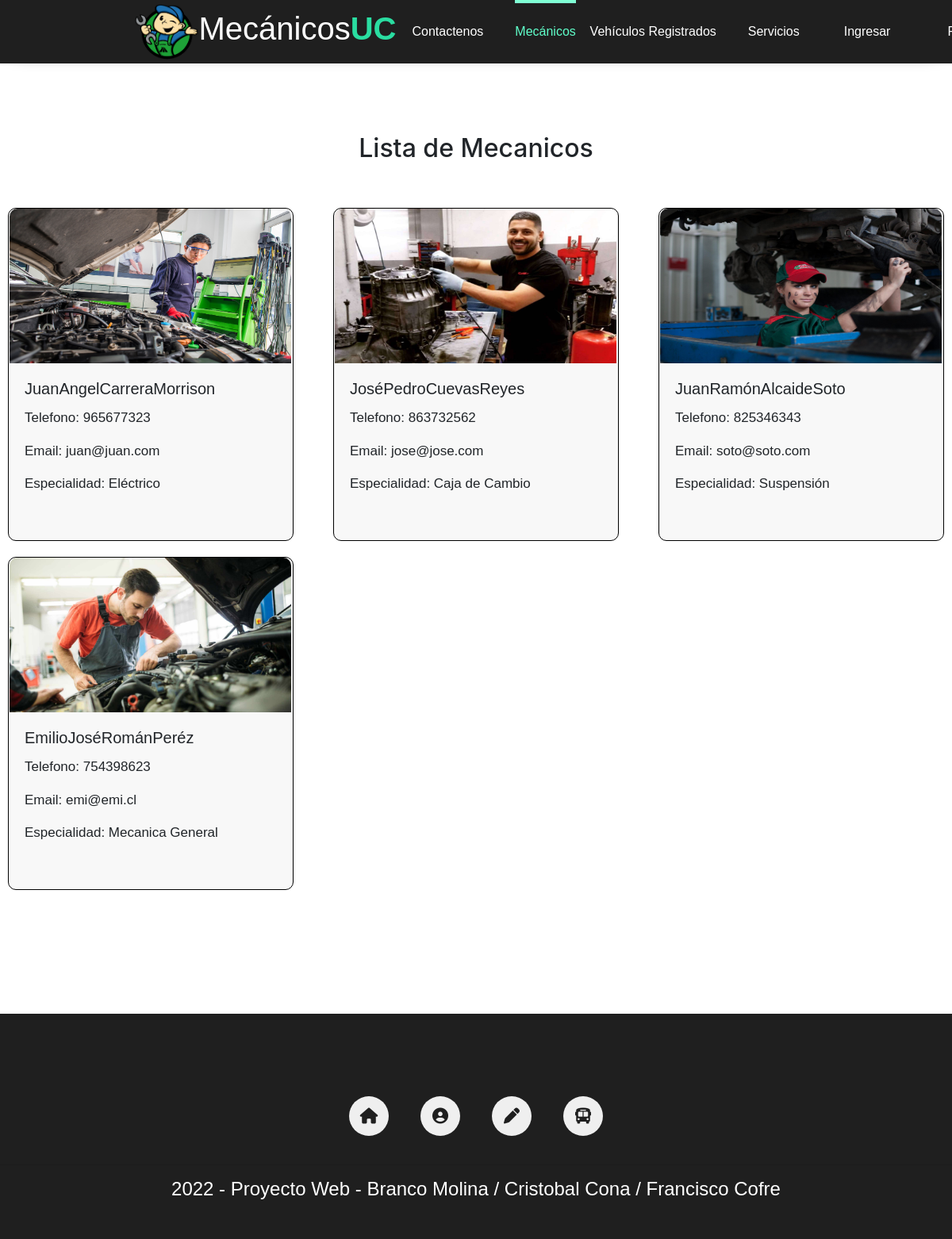
The app's page /Mecanicos.html with its own data.
### core/models.py (models this page shows, shortened)
class Mecanico(models.Model):
    nombre = models.CharField(max_length=30)
    snombre = models.CharField(max_length=30)
    apellidop = models.CharField(max_length=30)
    apellidom = models.CharField(max_length=30)
    telefono = models.CharField(max_length=9)
    email = models.EmailField()
    especialidad = models.ForeignKey(Especialidad, on_delete=models.CASCADE)
    imagen = models.ImageField(upload_to='mecanicos/', null=True, blank=True)

class Especialidad(models.Model):
    nombre = models.CharField(max_length=30)
    descripcion = models.TextField()
    def __str__(self):
        return self.nombre

### core/views.py (the view)
# urls.py: path('Mecanicos.html', Mecanicos, name='Mecanicos'),
def Mecanicos(request):
    mecanicos = Mecanico.objects.all()
    contexto = {'mecanicos': mecanicos}
    return render(request, 'core/Mecanicos.html', contexto)

### core/templates/core/Mecanicos.html (shortened to what this page needs)
{% load static %}
<!DOCTYPE html>
<html lang="en">
<head>
    <link rel="stylesheet" href="{% static '/core/css/main.css' %}">
    <link rel="stylesheet" href="{% static '/core/css/dropdown2.css' %}">
    <link rel="stylesheet" href="https://cdn.jsdelivr.net/npm/bootstrap@4.0.0/dist/css/bootstrap.min.css">
</head>
<body>
  <header>
    <div class="header-content">
        <div class="logo">
          <a href="/PaginaPrincipal.html"> <img src="{% static '\core\img\Logo.png' %}" alt="logo de la marca">
        </div>
        <div class="logo" id="logoMec">
            <h1>Mecánicos<b>UC </b> </h1>
        </div>
        <div class="menu" id="show-menu">
            <nav>
                <ul>
                    <li><a href="/Contacto.html" id="ContactoDisplay">Contactenos</a></li>
                    <li class="menu-selected"><a href="Mecanicos.html" class="text-menu-selected">Mecánicos</a></li>
                    <li class="dropdown" id="dropdownDisplay">
                      <a href="#">Vehículos Registrados</a>
                    </li>
                    <li><a href="/Servicios.html" id="ServicioDisplay">Servicios</a></li>
                    {% if request.user.is_authenticated %}
                        <li class="nav-item">
                            <a class="nav-link" href={% url 'logout' %}>Cerrar Sesión</a>
                        </li>
                        {% else %}
                        <li class="nav-item">
                            <a class="nav-link" href={% url 'login' %}>Ingresar</a>
                        </li>
                        <li class="nav-item">
                            <a class="nav-link" href={% url 'register' %}>Registrarse</a>
                        </li>
                    {% endif %}
                </ul>
            </nav>
        </div>
    </div>
</header>
<br><br><br><br><br><br><br>
<h2 class="text-center"> Lista de Mecanicos</h2>
<br><br>
<div class="row">
    {% for mecanico in mecanicos %}
      <div class="col-md-4">
        <div class="cardd">
            <img src="{{ mecanico.imagen.url }}" alt="Imagen del servicio">
          <div class="card-body">
            <h5 class="card-title">{{ mecanico.nombre }}{{ mecanico.snombre }}{{ mecanico.apellidop }}{{ mecanico.apellidom }}</h5>
            <p class="card-text">Telefono: {{ mecanico.telefono }}</p>
            <p class="card-text">Email: {{ mecanico.email }}</p>
            <p class="card-text">Especialidad: {{ mecanico.especialidad }}</p>
          </div>
        </div>
      </div>
    {% endfor %}
  </div>
<br><br><br><br>
      <div class="container-footer">
        <footer>
            <div class="logo-footer">
            </div>
            <div class="info-footer">
                <a href="PaginaPrincipal.html"> <i class="fa-solid fa-house icon-info-footer"> </i></a>
                <a href="Mecanicos.html"> <i class="fa-solid fa-circle-user icon-info-footer"> </i></a>
                <a href="#" id="pop-up-trigger" onclick="mostrarPopUpForm()"> <i class="fa-solid fa-pen icon-info-footer"> </i></a>
                <a href="#" id="pop-up-trigger" onclick="mostrarPopUpBus()"> <i class="fa-solid fa-bus icon-info-footer"> </i></a>
            </div>
            <hr>
            <h4>
                2022 - Proyecto Web - Branco Molina / Cristobal Cona / Francisco Cofre
            </h4>
        </footer>
    </div>
</body>
</html>

### core/static/core/css/main.css (style rules this page uses)
* { margin: 0; padding: 0; box-sizing: border-box; text-decoration: none; font-family: sans-serif; }
header { position: fixed; top: 0; left: 0; width: 100%; height: 80px; background: #1f1f1f; box-shadow: 0 4px 25px -22px black; z-index: 2; }
.header-content { max-width: 1200px; margin: auto; display: flex; justify-content: space-between; }
.logo { height: 80px; display: flex; justify-content: center; align-items: center; }
.logo h1 { color: white; transition: color 300ms; }
.logo b { color: rgb(42, 221, 161); transition: color 300ms; }
header .logo img { height: 70px; width: auto; padding-left: 50px; }
.menu { height: 80px; }
.menu nav { height: 100%; }
.menu nav ul { height: 100%; display: flex; list-style: none; }
.menu nav ul li { height: 100%; margin: 0px 20px; display: flex; justify-content: center; align-items: center; position: relative; }
.menu-selected:before { content: ''; width: 100%; height: 4px; background: aquamarine; position: absolute; top: 0; left: 0; }
.menu nav ul li a { color: white; transition: color 300ms; }
.menu .text-menu-selected { color: rgb(96, 255, 202); }
#dropdownDisplay { display: flex; margin-left: -18%; }
.cardd img { height: 195px; width: 355px; border-top-left-radius: 10px; border-top-right-radius: 10px; margin-left: 0.5px; }
.cardd { font-size: 17px; width: 360px; height: 420px; background: #f8f8f8; margin: 0 auto; border: 1px solid black; border-radius: 10px; margin-bottom: 20px; }
.container-footer { width: 100%; padding: 40px 0; background: #1f1f1f; margin-top: 40px; }
.container-footer h4 { color: white; text-align: center; margin-top: 10px; }
.container-footer footer { max-width: 1200px; margin: auto; }
.container-footer footer .logo-footer { text-align: center; }
.container-footer footer .info-footer { display: flex; justify-content: center; margin-top: 20px; }
.container-footer footer .info-footer .icon-info-footer { font-size: 20px; margin: 20px; background: #efefef; width: 50px; height: 50px; display: flex; justify-content: center; align-items: center; border-radius: 100%; color: #1f1f1f; transition: color 300ms; }
@media screen and (max-width:1220px) { .header-content { max-width: 1000px; padding: 0 20px; } }

### records on screen
Mecanico: imagen (picture), nombre "Juan", snombre "Angel", apellidop "Carrera", apellidom "Morrison", telefono "965677323", email "juan@juan.com", especialidad "Eléctrico"
Mecanico: imagen (picture), nombre "José", snombre "Pedro", apellidop "Cuevas", apellidom "Reyes", telefono "863732562", email "jose@jose.com", especialidad "Caja de Cambio"
Mecanico: imagen (picture), nombre "Juan", snombre "Ramón", apellidop "Alcaide", apellidom "Soto", telefono "825346343", email "soto@soto.com", especialidad "Suspensión"
Mecanico: imagen (picture), nombre "Emilio", snombre "José", apellidop "Román", apellidom "Peréz", telefono "754398623", email "emi@emi.cl", especialidad "Mecanica General"
